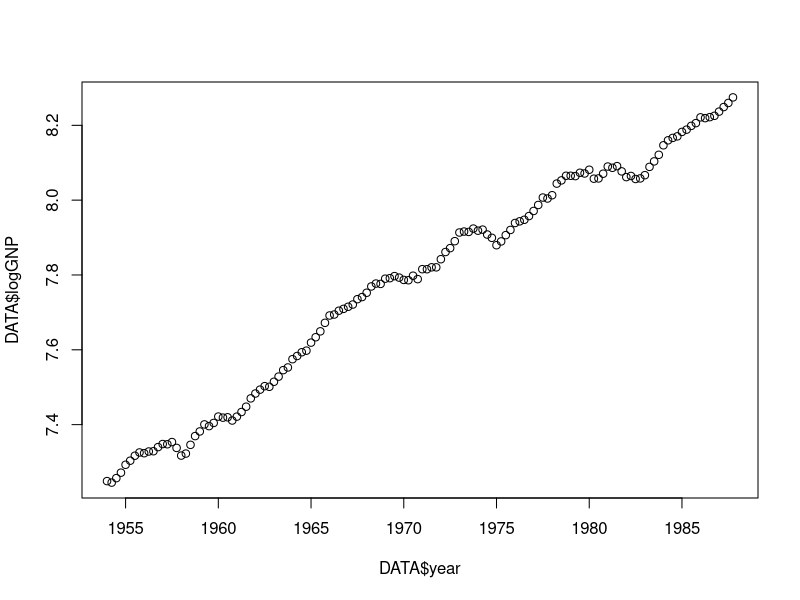
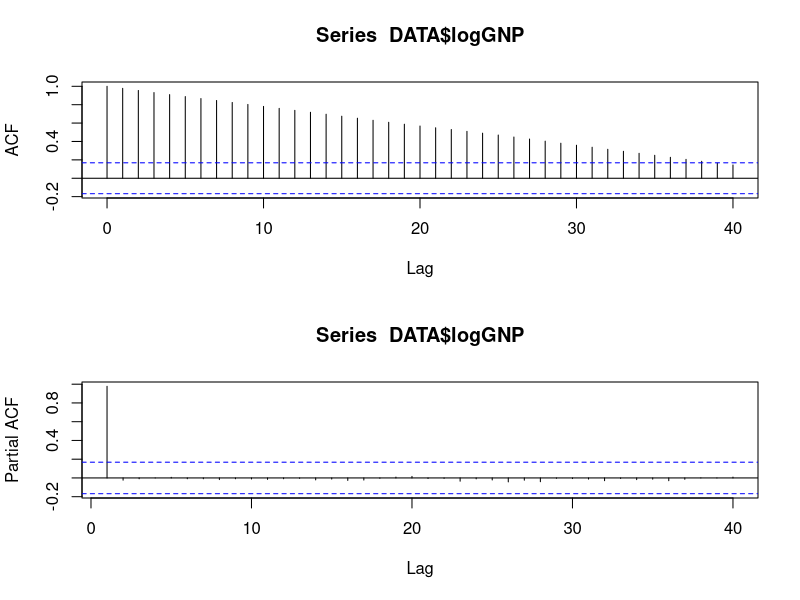
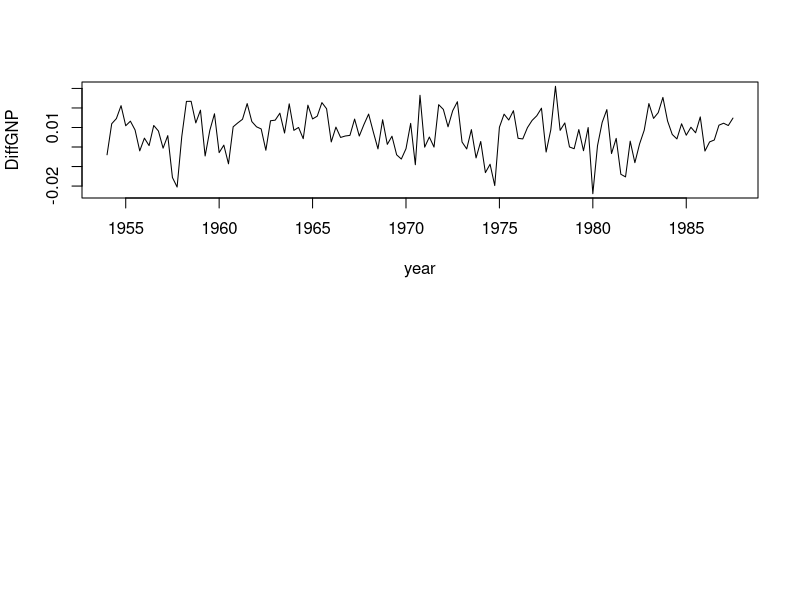
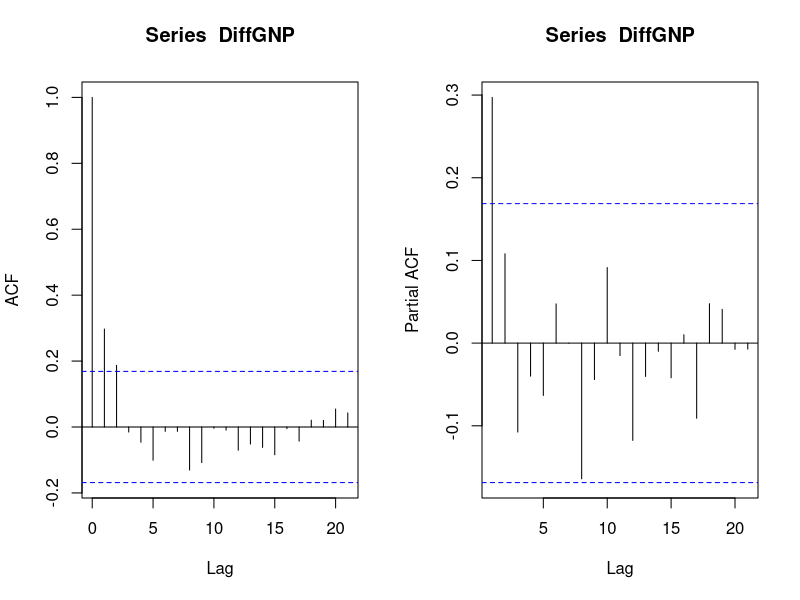
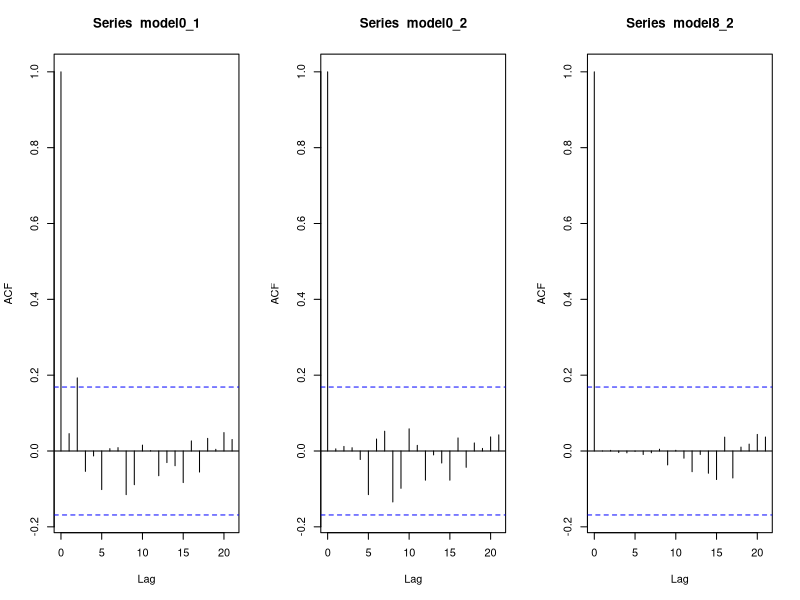

The R script that drew these images, in order:
## ---- chunk 1
knitr::opts_chunk$set(echo = TRUE)
## ---- chunk 2
setwd("C:/Users/Alexandre/Desktop/A2/Analyse/TP6_Analysis")
library(tseries)
data(USeconomic)
logGNP = as.vector(USeconomic[,2])
year = seq(1954,1987.75,0.25)
DATA = data.frame(year,logGNP)
plot(DATA$year, DATA$logGNP)
## ---- chunk 3
par(mfrow= c(2,1))
acf = acf(DATA$logGNP, 40)
pacf(DATA$logGNP,40)
## ---- chunk 4
Box.test(DATA$logGNP)
## ---- chunk 5
DiffGNP = diff(DATA$logGNP)
plot(DATA$year[1:length(DiffGNP)],DiffGNP,xlab="year", type ="l")
  
## ---- chunk 6
t.test(DiffGNP)
## ---- chunk 7
par(mfrow= c(1,2))
acf(DiffGNP)
pacf(DiffGNP)
## ---- chunk 8
#c(p,0,q)
print("---------------0,1---------------")
arima(DiffGNP,c(0,0,1))[5:6]
print("---------------8,1---------------")
arima(DiffGNP,c(8,0,1))[5:6]
print("---------------0,2---------------")
arima(DiffGNP,c(0,0,2))[5:6]
print("---------------8,2---------------")
arima(DiffGNP,c(8,0,2))[5:6]

## ---- chunk 9
#little p rejects null hypothesis
model0_1 = arima(DiffGNP,c(0,0,1))$residual
model0_2 = arima(DiffGNP,c(0,0,2))$residual
model8_2 = arima(DiffGNP,c(8,0,2))$residual

print("---------------0,1---------------")
Box.test(model0_1)
shapiro.test(model0_1)
print("---------------0,2---------------")
Box.test(model0_2)
shapiro.test(model0_2)
print("---------------8,2---------------")
Box.test(model8_2)
shapiro.test(model8_2)

## ---- chunk 10
par(mfrow= c(1,3))

acf(model0_1)

acf(model0_2)

acf(model8_2)


